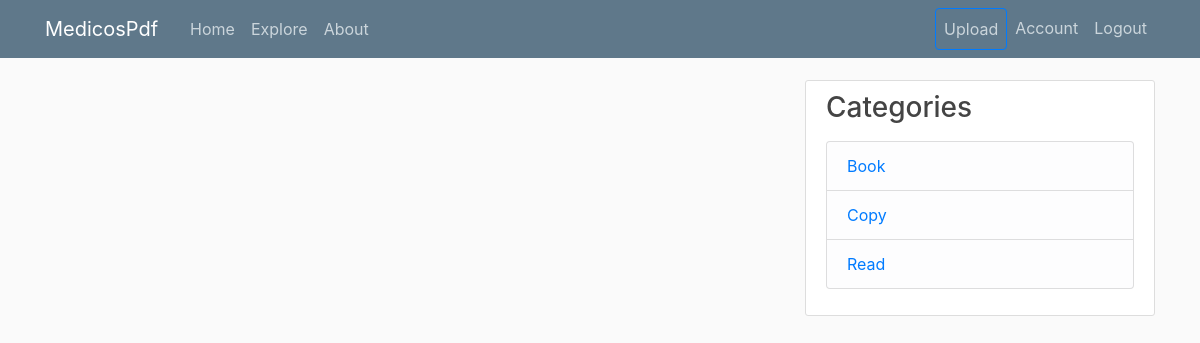
Before: /home (signed in) with the older database file.
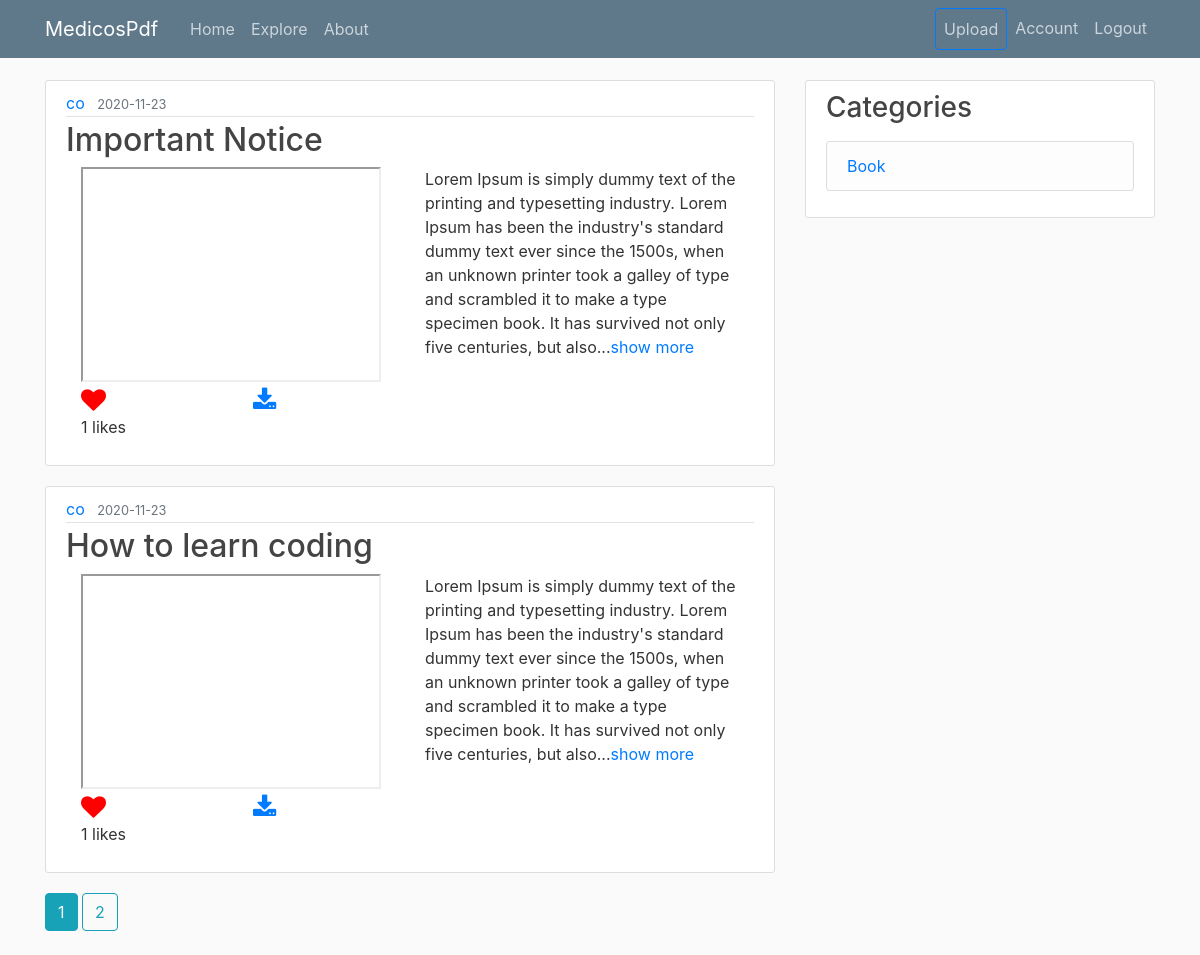
After: the same page with the newer database file.
### medicospdf/models.py (models this page shows, shortened)
class Category(db.Model):
    id = db.Column(db.Integer, primary_key = True, autoincrement = True)
    name = db.Column(db.String(200), nullable = False)
    user_id = db.Column(db.Integer, db.ForeignKey('user.id'), nullable = False)
    slides = db.relationship('Slide', backref = 'cats', lazy = True)

class Slide(db.Model):
    __searchable__  = ['title', 'description']
    id = db.Column(db.Integer, primary_key = True)
    title = db.Column(db.String(200), nullable = False)
    description = db.Column(db.Text, nullable = False)
    file = db.Column(db.String(1000), nullable = False)
    date_posted = db.Column(db.DateTime, nullable=False, default=datetime.utcnow)
    user_id = db.Column(db.Integer, db.ForeignKey('user.id'), nullable = False)
    likes = db.relationship('SlideLike', backref = 'slide', lazy = True)
    comments = db.relationship('Comment', backref = 'slide', lazy = True)
    category_id = db.Column(db.Integer, db.ForeignKey('category.id'), nullable = True)

class User(db.Model, UserMixin):
    id = db.Column(db.Integer, primary_key=True)
    username = db.Column(db.String(20), unique=True, nullable=False)
    email = db.Column(db.String(120), unique=True, nullable=False)
    image_file = db.Column(db.String(20), nullable=False, default='default.jpg')
    password = db.Column(db.String(60), nullable=False)
    is_admin = db.Column(db.Boolean, default = False)
    posts = db.relationship('Post', backref='author', lazy=True)
    slides = db.relationship('Slide', backref = 'author', lazy = True)
    liked = db.relationship('SlideLike', foreign_keys = 'SlideLike.user_id',
        backref = 'author', lazy = True)
    comments = db.relationship('Comment', backref = 'author', lazy = True)
    categories = db.relationship('Category', backref = 'author', lazy = True)
    followed = db.relationship('User', secondary = followers,
                                primaryjoin = (followers.c.follower_id == id),
                                secondaryjoin = (followers.c.followed_id == id),
                                backref = db.backref('followers', lazy = 'dynamic'),
                                lazy = 'dynamic')
    def has_liked_slide(self, slide):
        return SlideLike.query.filter(
            SlideLike.user_id == self.id,
            SlideLike.slide_id == slide.id).count()>0
    def followed_posts(self):
        return Slide.query.join(followers,
            (followers.c.followed_id == Slide.user_id)).filter(followers.c.follower_id == self.id).order_by(Slide.date_posted.desc())

### medicospdf/routes.py (the view)
@app.route("/", methods = ['GET', 'POST'])
@app.route("/home", methods = ['GET', 'POST'])
@login_required
def home():
    cat = Category.query.all()
    page = request.args.get('page', 1, type = int)
    slides = current_user.followed_posts().paginate(page = page, per_page = 2)
    if request.method == 'POST' and 'tag' in request.form:
        tag = request.form['tag']
        search = '%{}%'.format(tag)
        slides = Slide.query.filter(Slide.title.like(search))
        return render_template('search.html', posts = slides, categories = cat)
    return render_template('home.html', posts=slides, categories = cat)

### medicospdf/models.py (called while the page is built)
@login_manager.user_loader
def load_user(user_id):
    return User.query.get(int(user_id))

### medicospdf/templates/home.html (shortened to what this page needs)
{% extends "layout.html" %}
{% block content %}
    {% for slide in posts.items %}
        <article class="media content-section">
          <div class="media-body">
            <div class="article-metadata">
              <a class="mr-2" href="{{ url_for('account', username = slide.author.username) }}">{{ slide.author.username }}</a>
              <small class="text-muted">{{ slide.date_posted.strftime('%Y-%m-%d') }}</small>
            </div>
            <h2><a class="article-title" href="{{url_for('slide', slide_id = slide.id)}}">{{ slide.title }}</a></h2>
            <div class="container">
              <div class="row">
                <div class="col">
                  <iframe name="plugin" src="{{ url_for('static', filename = 'slide_files/'+ slide.file) }}" type="application/pdf" width="300" height="215"></iframe>
                  <div class="row">
                    <div class="col">
                      {% if current_user.has_liked_slide(slide) %}
                        <a href="{{ url_for('like_action', slide_id = slide.id, action = 'unlike') }}"><i class="fa fa-heart"></i></a>
                      {% else %}
                        <a href="{{ url_for('like_action', slide_id = slide.id, action = 'like') }}"><i class="fa fa-heart-o"></i></a>
                      {% endif %}
                      <p>{{ slide.likes|count }} likes</p>
                    </div>
                    <div class="col">
                      <a href="{{ url_for('download', name = slide.file) }}">
                      <i class="fa fa-download"></i></a>
                    </div>
                  </div>
                </div>
                <div class="col">
                  <p class="article-content">{{ slide.description | truncate(300)}}<a href="{{ url_for('slide', slide_id = slide.id) }}">show more</a></p>
                </div>
              </div>
            </div>
          </div>
        </article>
    {% endfor %}
    {% for page_num in posts.iter_pages(left_edge = 1, right_edge = 1, left_current = 1, right_current = 2) %}
      {% if page_num %}
        {% if posts.page == page_num %}
          <a class = 'btn btn-info mb-4' href="{{ url_for('home', page = page_num) }}">{{ page_num }}</a>
        {% else %}
          <a class = 'btn btn-outline-info mb-4' href="{{ url_for('home', page = page_num) }}">{{ page_num }}</a>
        {% endif %}
      {% else%}
        ...
      {% endif %}
    {% endfor %}
{% endblock content %}

### medicospdf/templates/layout.html (shortened to what this page needs)
<!DOCTYPE html>
<html>
<head>
    <link rel="stylesheet" href="https://maxcdn.bootstrapcdn.com/bootstrap/4.0.0/css/bootstrap.min.css">
    <link rel="stylesheet" type="text/css" href="{{ url_for('static', filename='main.css') }}">
    <link rel="stylesheet" href="https://cdnjs.cloudflare.com/ajax/libs/font-awesome/4.7.0/css/font-awesome.min.css">
</head>
<body>
    <header class="site-header">
      <nav class="navbar navbar-expand-md navbar-dark bg-steel fixed-top">
        <div class="container">
          <a class="navbar-brand mr-4" href="/">MedicosPdf</a>
          <div class="collapse navbar-collapse" id="navbarToggle">
            <div class="navbar-nav mr-auto">
              <a class="nav-item nav-link" href="{{ url_for('home') }}">Home</a>
              <a class = 'nav-item nav-link' href="{{ url_for('explore') }}">Explore</a>
              <a class="nav-item nav-link" href="{{ url_for('about') }}">About</a>
            </div>
            <div class="navbar-nav">
              {% if current_user.is_authenticated %}
                <a class = 'nav-item nav-link btn btn-outline-primary' href="{{ url_for('new_slide') }}">Upload</a>
                <a class = 'nav-item nav-link' href="{{ url_for('account', username = current_user.username) }}">Account</a>
                <a class = 'nav-item nav-link' href="{{ url_for('logout') }}">Logout</a>
              {% else %}
                <a class="nav-item nav-link" href="{{ url_for('login') }}">Login</a>
                <a class="nav-item nav-link" href="{{ url_for('register') }}">Register</a>
              {% endif %}
            </div>
          </div>
        </div>
      </nav>
    </header>
    <main role="main" class="container">
      <div class="row">
        <div class="col-md-8">
          {% block content %}{% endblock %}
        </div>
        {% if current_user.is_authenticated %}
          <div class="col-md-4">
            <div class="content-section">
              <h3>Categories</h3>
              <p class='text-muted'>
                <ul class="list-group">
                  {% for cat in categories %}
                    <li class="list-group-item list-group-item-light"><a href="{{ url_for('category', name = cat.name) }}">{{ cat.name }}</a></li>
                  {% endfor %}
                </ul>
              </p>
            </div>
          </div>
        {% endif %}
      </div>
    </main>
</body>
</html>

Changed rows visible on the page:
removed Category: name "Copy"
removed Category: name "Read"
now on this page (row edited): Slide: author.username "co", date_posted "2020-11-23", title "Important Notice", likes|count "1", description "Lorem Ipsum is simply dummy text of the printing and typesetting industry. Lorem Ipsum has been the industry's standard dummy text ever since the 1500s, when an unknown printer took a galley of type and scrambled it to make a type specimen book. It has survived not only five centuries, but also..."
now on this page (row edited): Slide: author.username "co", date_posted "2020-11-23", title "How to learn coding", likes|count "1", description "Lorem Ipsum is simply dummy text of the printing and typesetting industry. Lorem Ipsum has been the industry's standard dummy text ever since the 1500s, when an unknown printer took a galley of type and scrambled it to make a type specimen book. It has survived not only five centuries, but also..."
Other visible differences:
new list line: "1"
new list line: "2"
